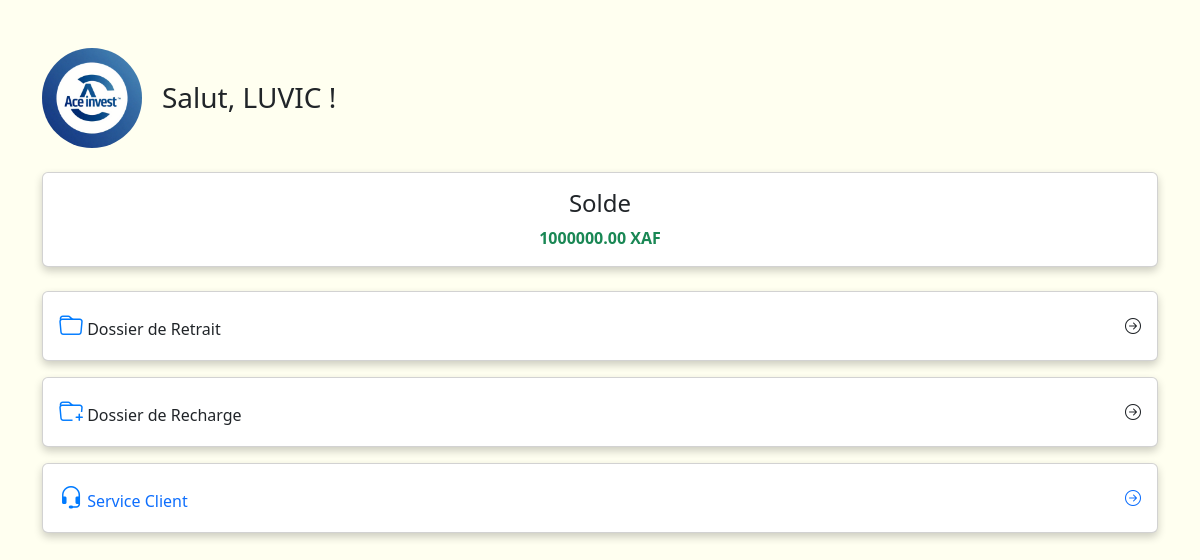
Before: /compte.php (signed in) with the older database file.
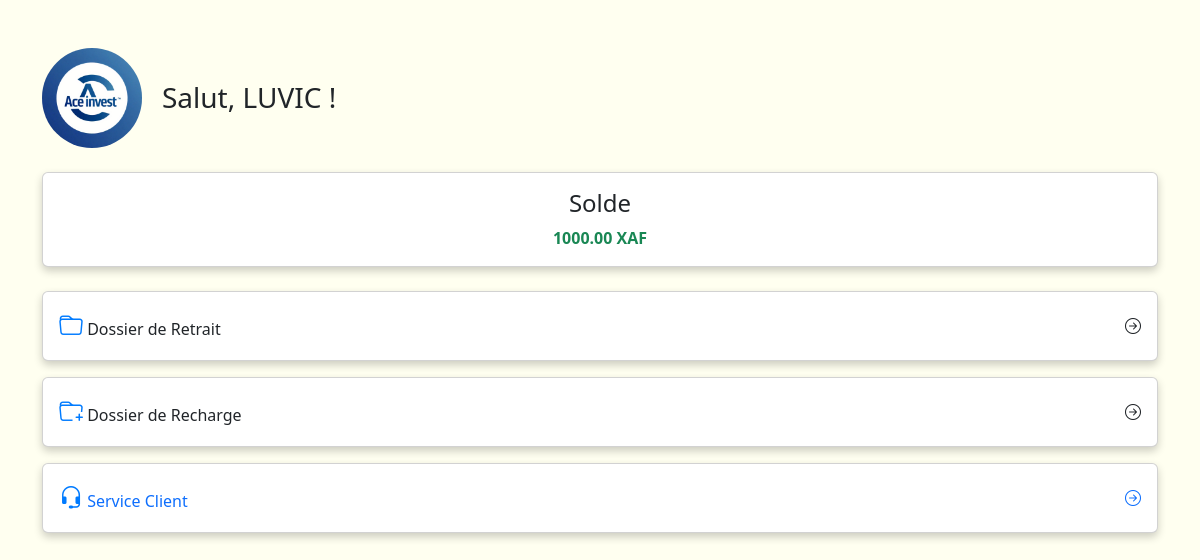
After: the same page with the newer database file.
### tables this page shows
CREATE TABLE IF NOT EXISTS `accounts` (
  `id` int NOT NULL AUTO_INCREMENT,
  `id_utilisateur` int DEFAULT NULL,
  `solde` decimal(10,2) DEFAULT NULL,
  `date_creation` timestamp NULL DEFAULT CURRENT_TIMESTAMP,
  PRIMARY KEY (`id`),
  KEY `id_utilisateur` (`id_utilisateur`)
);

### compte.php (the view, shortened to what this page needs)
<?php
$serveur = "localhost";
$utilisateur = "root";
$password = "";
$database = "ice_invst";
$con = mysqli_connect($serveur, $utilisateur, $password, $database);
$user_id = $_SESSION['user_id'];
$query = "SELECT * FROM accounts WHERE id_utilisateur = ?";
$stmt = $con->prepare($query);
$stmt->bind_param("i", $user_id);
$stmt->execute();
$result = $stmt->get_result();
if ($result->num_rows > 0) {
    $account = $result->fetch_assoc();
    $solde = $account['solde'];
} else {
    $solde = 1000;
    $insert_query = "INSERT INTO accounts (id_utilisateur, solde) VALUES (?, ?)";
    $insert_stmt = $con->prepare($insert_query);
    $insert_stmt->bind_param("id", $user_id, $solde);
    $insert_stmt->execute();
}
$user_name = $_SESSION['user_name'];
?>
<!DOCTYPE html>
<html lang="fr">
<head>
    <link href="https://cdn.jsdelivr.net/npm/bootstrap@5.3.1/dist/css/bootstrap.min.css" rel="stylesheet">
    <link href="https://cdn.jsdelivr.net/npm/bootstrap-icons/font/bootstrap-icons.css" rel="stylesheet">
</head>
<body>
    <div class="container mt-5">
        <div class="d-flex align-items-center mb-4">
            <div class="image-container">
                <img src="icone.jpg" alt="Photo de profil">
            </div>
            <h3 class="mb-0">Salut, <?php echo $user_name; ?> !</h3>
        </div>
        <div class="card text-center">
            <div class="card-body">
                <h4 class="card-title">Solde</h4>
                <p class="card-text fw-bold text-success"><?php echo $solde; ?> XAF</p>
            </div>
        </div>
        <div class="card mt-4">
            <div class="card-body custom-btn" data-bs-toggle="modal" data-bs-target="#retraitModal">
                <span><i class="bi bi-folder icon"></i> Dossier de Retrait</span>
                <i class="bi bi-arrow-right-circle"></i>
            </div>
        </div>
        <div class="card mt-3">
            <div class="card-body custom-btn" data-bs-toggle="modal" data-bs-target="#rechargeModal">
                <span><i class="bi bi-folder-plus icon"></i> Dossier de Recharge</span>
                <i class="bi bi-arrow-right-circle"></i>
            </div>
        </div>
        <div class="card mt-3">
    <div class="card-body">
        <a href="https://t.me/Lyla9999999" class="text-decoration-none d-flex align-items-center" target="_blank" rel="noopener noreferrer">
            <span><i class="bi bi-headset icon"></i> Service Client</span>
            <i class="bi bi-arrow-right-circle ms-auto"></i>
        </a>
    </div>
</div>
</body>
</html>

### compte.php (style rules this page uses)
body { background-color: ivory; }
.image-container { width: 100px; height: 100px; background-color: #ddd; border-radius: 50%; overflow: hidden; display: flex; align-items: center; justify-content: center; margin-right: 20px; }
.image-container img { width: 100%; height: auto; }
.card { margin-top: 20px; box-shadow: 0 4px 8px rgba(0, 0, 0, 0.2); }
.icon { font-size: 1.5rem; color: #007bff; }
.custom-btn { display: flex; align-items: center; justify-content: space-between; cursor: pointer; }

Changed rows visible on the page:
changed accounts: solde "1000000.00" → "1000.00"
